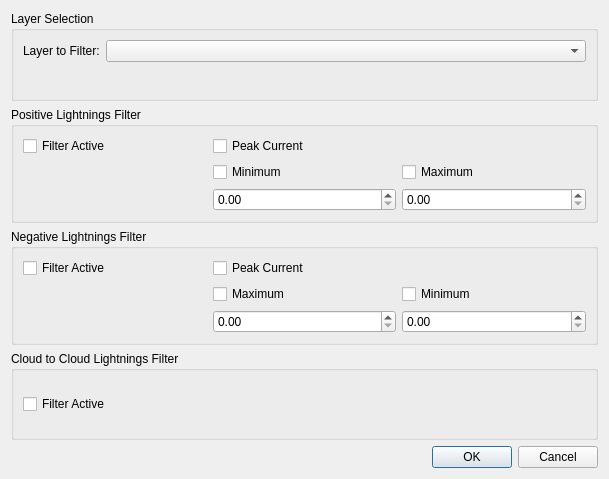
<?xml version="1.0" encoding="UTF-8"?>
<ui version="4.0">
 <class>Dialog</class>
 <widget class="QDialog" name="Dialog">
  <property name="geometry">
   <rect>
    <x>0</x>
    <y>0</y>
    <width>609</width>
    <height>479</height>
   </rect>
  </property>
  <property name="windowTitle">
   <string>Lightnings Filters</string>
  </property>
  <layout class="QGridLayout" name="gridLayout">
   <item row="1" column="0">
    <widget class="QDialogButtonBox" name="buttonBox">
     <property name="orientation">
      <enum>Qt::Horizontal</enum>
     </property>
     <property name="standardButtons">
      <set>QDialogButtonBox::Cancel|QDialogButtonBox::Ok</set>
     </property>
    </widget>
   </item>
   <item row="0" column="0">
    <layout class="QVBoxLayout" name="verticalLayout">
     <item>
      <widget class="QGroupBox" name="groupBox_2">
       <property name="title">
        <string>Layer Selection</string>
       </property>
       <layout class="QGridLayout" name="gridLayout_8">
        <item row="0" column="0">
         <layout class="QFormLayout" name="formLayout_3">
          <item row="0" column="0">
           <widget class="QLabel" name="label">
            <property name="text">
             <string>Layer to Filter:</string>
            </property>
           </widget>
          </item>
          <item row="0" column="1">
           <widget class="QgsMapLayerComboBox" name="_layer"/>
          </item>
         </layout>
        </item>
       </layout>
      </widget>
     </item>
     <item>
      <widget class="QGroupBox" name="groupBox">
       <property name="title">
        <string>Positive Lightnings Filter</string>
       </property>
       <layout class="QGridLayout" name="gridLayout_3">
        <item row="0" column="0">
         <layout class="QGridLayout" name="gridLayout_2">
          <item row="0" column="1">
           <layout class="QVBoxLayout" name="verticalLayout_5">
            <item>
             <widget class="QCheckBox" name="_enable_positive_current_filter">
              <property name="text">
               <string>Peak Current</string>
              </property>
             </widget>
            </item>
           </layout>
          </item>
          <item row="0" column="0">
           <layout class="QVBoxLayout" name="verticalLayout_6">
            <item>
             <widget class="QCheckBox" name="_enable_positive_filter">
              <property name="text">
               <string>Filter Active</string>
              </property>
             </widget>
            </item>
           </layout>
          </item>
          <item row="0" column="2">
           <layout class="QVBoxLayout" name="verticalLayout_7"/>
          </item>
          <item row="1" column="2">
           <layout class="QVBoxLayout" name="verticalLayout_4">
            <item>
             <widget class="QCheckBox" name="_enable_positive_max_current_filter">
              <property name="text">
               <string>Maximum</string>
              </property>
             </widget>
            </item>
            <item>
             <widget class="QDoubleSpinBox" name="_double_positive_max_current_filter"/>
            </item>
           </layout>
          </item>
          <item row="1" column="1">
           <layout class="QVBoxLayout" name="verticalLayout_3">
            <item>
             <widget class="QCheckBox" name="_enable_positive_min_current_filter">
              <property name="text">
               <string>Minimum</string>
              </property>
             </widget>
            </item>
            <item>
             <widget class="QDoubleSpinBox" name="_double_positive_min_current_filter"/>
            </item>
           </layout>
          </item>
         </layout>
        </item>
       </layout>
      </widget>
     </item>
     <item>
      <widget class="QGroupBox" name="groupBox_3">
       <property name="title">
        <string>Negative Lightnings Filter</string>
       </property>
       <layout class="QGridLayout" name="gridLayout_4">
        <item row="0" column="0">
         <layout class="QGridLayout" name="gridLayout_5">
          <item row="0" column="1">
           <layout class="QVBoxLayout" name="verticalLayout_8">
            <item>
             <widget class="QCheckBox" name="_enable_negative_current_filter">
              <property name="text">
               <string>Peak Current</string>
              </property>
             </widget>
            </item>
           </layout>
          </item>
          <item row="0" column="0">
           <layout class="QVBoxLayout" name="verticalLayout_9">
            <item>
             <widget class="QCheckBox" name="_enable_negative_filter">
              <property name="text">
               <string>Filter Active</string>
              </property>
             </widget>
            </item>
           </layout>
          </item>
          <item row="0" column="2">
           <layout class="QVBoxLayout" name="verticalLayout_10"/>
          </item>
          <item row="1" column="2">
           <layout class="QVBoxLayout" name="verticalLayout_11">
            <item>
             <widget class="QCheckBox" name="_enable_negative_max_current_filter">
              <property name="text">
               <string>Minimum</string>
              </property>
             </widget>
            </item>
            <item>
             <widget class="QDoubleSpinBox" name="_double_negative_max_current_filter"/>
            </item>
           </layout>
          </item>
          <item row="1" column="1">
           <layout class="QVBoxLayout" name="verticalLayout_12">
            <item>
             <widget class="QCheckBox" name="_enable_negative_min_current_filter">
              <property name="text">
               <string>Maximum</string>
              </property>
             </widget>
            </item>
            <item>
             <widget class="QDoubleSpinBox" name="_double_negative_min_current_filter"/>
            </item>
           </layout>
          </item>
         </layout>
        </item>
       </layout>
      </widget>
     </item>
     <item>
      <widget class="QGroupBox" name="groupBox_4">
       <property name="title">
        <string>Cloud to Cloud Lightnings Filter</string>
       </property>
       <layout class="QGridLayout" name="gridLayout_6">
        <item row="0" column="0">
         <layout class="QGridLayout" name="gridLayout_7">
          <item row="0" column="0">
           <layout class="QVBoxLayout" name="verticalLayout_14">
            <item>
             <widget class="QCheckBox" name="_enable_cloud_filter">
              <property name="text">
               <string>Filter Active</string>
              </property>
             </widget>
            </item>
           </layout>
          </item>
         </layout>
        </item>
       </layout>
      </widget>
     </item>
    </layout>
   </item>
  </layout>
 </widget>
 <customwidgets>
  <customwidget>
   <class>QgsMapLayerComboBox</class>
   <extends>QComboBox</extends>
   <header>qgsmaplayercombobox.h</header>
  </customwidget>
 </customwidgets>
 <resources/>
 <connections>
  <connection>
   <sender>buttonBox</sender>
   <signal>accepted()</signal>
   <receiver>Dialog</receiver>
   <slot>accept()</slot>
   <hints>
    <hint type="sourcelabel">
     <x>248</x>
     <y>254</y>
    </hint>
    <hint type="destinationlabel">
     <x>157</x>
     <y>274</y>
    </hint>
   </hints>
  </connection>
  <connection>
   <sender>buttonBox</sender>
   <signal>rejected()</signal>
   <receiver>Dialog</receiver>
   <slot>reject()</slot>
   <hints>
    <hint type="sourcelabel">
     <x>316</x>
     <y>260</y>
    </hint>
    <hint type="destinationlabel">
     <x>286</x>
     <y>274</y>
    </hint>
   </hints>
  </connection>
 </connections>
</ui>
